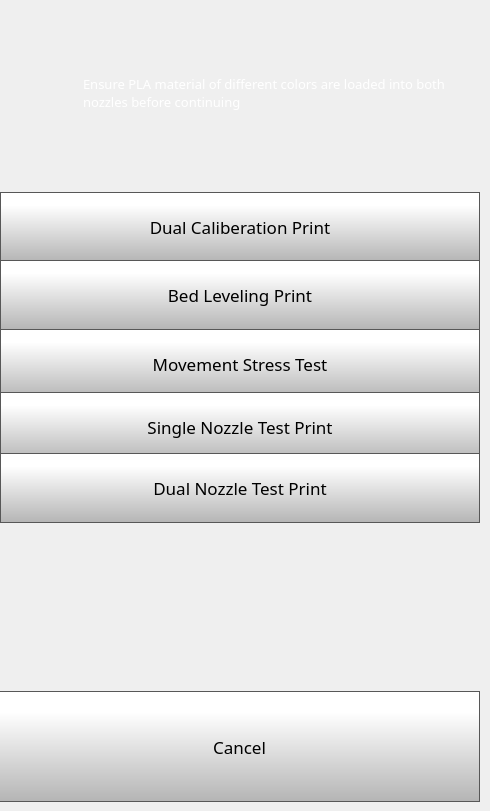
    <widget class="QWidget" name="testPrintsPage2">
     <widget class="QPushButton" name="testPrintsCancelButton">
      <property name="geometry">
       <rect>
        <x>-1</x>
        <y>691</y>
        <width>481</width>
        <height>111</height>
       </rect>
      </property>
      <property name="minimumSize">
       <size>
        <width>0</width>
        <height>0</height>
       </size>
      </property>
      <property name="font">
       <font>
        <family>Gotham Light</family>
        <pointsize>13</pointsize>
       </font>
      </property>
      <property name="styleSheet">
       <string notr="true">QPushButton {
     border: 1px solid rgb(87, 87, 87);
	background-color: qlineargradient(spread:pad, x1:0, y1:1, x2:0, y2:0.188, stop:0 rgba(180, 180, 180, 255), stop:1 rgba(255, 255, 255, 255));


}

QPushButton:pressed {
    background-color: qlineargradient(x1: 0, y1: 0, x2: 0, y2: 1,
                                      stop: 0 #dadbde, stop: 1 #f6f7fa);
}

QPushButton:flat {
    border: none; /* no border for a flat push button */
}

QPushButton:default {
    border-color: navy; /* make the default button prominent */
}</string>
      </property>
      <property name="text">
       <string>Cancel</string>
      </property>
      <property name="iconSize">
       <size>
        <width>50</width>
        <height>50</height>
       </size>
      </property>
      <property name="checkable">
       <bool>false</bool>
      </property>
      <property name="autoDefault">
       <bool>false</bool>
      </property>
      <property name="default">
       <bool>false</bool>
      </property>
      <property name="flat">
       <bool>false</bool>
      </property>
     </widget>
     <widget class="QPushButton" name="dualCaliberationPrintButton">
      <property name="geometry">
       <rect>
        <x>0</x>
        <y>192</y>
        <width>480</width>
        <height>70</height>
       </rect>
      </property>
      <property name="minimumSize">
       <size>
        <width>0</width>
        <height>70</height>
       </size>
      </property>
      <property name="font">
       <font>
        <family>Gotham</family>
        <pointsize>13</pointsize>
       </font>
      </property>
      <property name="styleSheet">
       <string notr="true">QPushButton {
     border: 1px solid rgb(87, 87, 87);
	background-color: qlineargradient(spread:pad, x1:0, y1:1, x2:0, y2:0.188, stop:0 rgba(180, 180, 180, 255), stop:1 rgba(255, 255, 255, 255));


}

QPushButton:pressed {
    background-color: qlineargradient(x1: 0, y1: 0, x2: 0, y2: 1,
                                      stop: 0 #dadbde, stop: 1 #f6f7fa);
}

QPushButton:flat {
    border: none; /* no border for a flat push button */
}

QPushButton:default {
    border-color: navy; /* make the default button prominent */
}

QPushButton:focus {
	outline: none;
}</string>
      </property>
      <property name="text">
       <string>Dual Caliberation Print</string>
      </property>
      <property name="iconSize">
       <size>
        <width>40</width>
        <height>40</height>
       </size>
      </property>
     </widget>
     <widget class="QPushButton" name="bedLevelPrintButton">
      <property name="geometry">
       <rect>
        <x>0</x>
        <y>260</y>
        <width>480</width>
        <height>70</height>
       </rect>
      </property>
      <property name="minimumSize">
       <size>
        <width>0</width>
        <height>70</height>
       </size>
      </property>
      <property name="font">
       <font>
        <family>Gotham</family>
        <pointsize>13</pointsize>
       </font>
      </property>
      <property name="styleSheet">
       <string notr="true">QPushButton {
     border: 1px solid rgb(87, 87, 87);
	background-color: qlineargradient(spread:pad, x1:0, y1:1, x2:0, y2:0.188, stop:0 rgba(180, 180, 180, 255), stop:1 rgba(255, 255, 255, 255));


}

QPushButton:pressed {
    background-color: qlineargradient(x1: 0, y1: 0, x2: 0, y2: 1,
                                      stop: 0 #dadbde, stop: 1 #f6f7fa);
}

QPushButton:flat {
    border: none; /* no border for a flat push button */
}

QPushButton:default {
    border-color: navy; /* make the default button prominent */
}

QPushButton:focus {
	outline: none;
}</string>
      </property>
      <property name="text">
       <string>Bed Leveling Print</string>
      </property>
      <property name="iconSize">
       <size>
        <width>40</width>
        <height>40</height>
       </size>
      </property>
     </widget>
     <widget class="QPushButton" name="movementTestPrintButton">
      <property name="geometry">
       <rect>
        <x>0</x>
        <y>329</y>
        <width>480</width>
        <height>70</height>
       </rect>
      </property>
      <property name="minimumSize">
       <size>
        <width>0</width>
        <height>70</height>
       </size>
      </property>
      <property name="font">
       <font>
        <family>Gotham</family>
        <pointsize>13</pointsize>
       </font>
      </property>
      <property name="styleSheet">
       <string notr="true">QPushButton {
     border: 1px solid rgb(87, 87, 87);
	background-color: qlineargradient(spread:pad, x1:0, y1:1, x2:0, y2:0.188, stop:0 rgba(180, 180, 180, 255), stop:1 rgba(255, 255, 255, 255));


}

QPushButton:pressed {
    background-color: qlineargradient(x1: 0, y1: 0, x2: 0, y2: 1,
                                      stop: 0 #dadbde, stop: 1 #f6f7fa);
}

QPushButton:flat {
    border: none; /* no border for a flat push button */
}

QPushButton:default {
    border-color: navy; /* make the default button prominent */
}

QPushButton:focus {
	outline: none;
}</string>
      </property>
      <property name="text">
       <string>Movement Stress Test</string>
      </property>
      <property name="iconSize">
       <size>
        <width>40</width>
        <height>40</height>
       </size>
      </property>
     </widget>
     <widget class="QPushButton" name="singleNozzlePrintButton">
      <property name="geometry">
       <rect>
        <x>0</x>
        <y>392</y>
        <width>480</width>
        <height>70</height>
       </rect>
      </property>
      <property name="minimumSize">
       <size>
        <width>0</width>
        <height>70</height>
       </size>
      </property>
      <property name="font">
       <font>
        <family>Gotham</family>
        <pointsize>13</pointsize>
       </font>
      </property>
      <property name="styleSheet">
       <string notr="true">QPushButton {
     border: 1px solid rgb(87, 87, 87);
	background-color: qlineargradient(spread:pad, x1:0, y1:1, x2:0, y2:0.188, stop:0 rgba(180, 180, 180, 255), stop:1 rgba(255, 255, 255, 255));


}

QPushButton:pressed {
    background-color: qlineargradient(x1: 0, y1: 0, x2: 0, y2: 1,
                                      stop: 0 #dadbde, stop: 1 #f6f7fa);
}

QPushButton:flat {
    border: none; /* no border for a flat push button */
}

QPushButton:default {
    border-color: navy; /* make the default button prominent */
}

QPushButton:focus {
	outline: none;
}</string>
      </property>
      <property name="text">
       <string>Single Nozzle Test Print</string>
      </property>
      <property name="iconSize">
       <size>
        <width>40</width>
        <height>40</height>
       </size>
      </property>
     </widget>
     <widget class="QPushButton" name="dualNozzlePrintButton">
      <property name="geometry">
       <rect>
        <x>0</x>
        <y>453</y>
        <width>480</width>
        <height>70</height>
       </rect>
      </property>
      <property name="minimumSize">
       <size>
        <width>0</width>
        <height>70</height>
       </size>
      </property>
      <property name="font">
       <font>
        <family>Gotham</family>
        <pointsize>13</pointsize>
       </font>
      </property>
      <property name="styleSheet">
       <string notr="true">QPushButton {
     border: 1px solid rgb(87, 87, 87);
	background-color: qlineargradient(spread:pad, x1:0, y1:1, x2:0, y2:0.188, stop:0 rgba(180, 180, 180, 255), stop:1 rgba(255, 255, 255, 255));


}

QPushButton:pressed {
    background-color: qlineargradient(x1: 0, y1: 0, x2: 0, y2: 1,
                                      stop: 0 #dadbde, stop: 1 #f6f7fa);
}

QPushButton:flat {
    border: none; /* no border for a flat push button */
}

QPushButton:default {
    border-color: navy; /* make the default button prominent */
}

QPushButton:focus {
	outline: none;
}</string>
      </property>
      <property name="text">
       <string>Dual Nozzle Test Print</string>
      </property>
      <property name="iconSize">
       <size>
        <width>40</width>
        <height>40</height>
       </size>
      </property>
     </widget>
     <widget class="QLabel" name="tool0Label_4">
      <property name="geometry">
       <rect>
        <x>18</x>
        <y>67</y>
        <width>50</width>
        <height>50</height>
       </rect>
      </property>
      <property name="font">
       <font>
        <family>Gotham Medium</family>
        <pointsize>14</pointsize>
        <weight>50</weight>
        <bold>false</bold>
        <underline>false</underline>
        <strikeout>false</strikeout>
       </font>
      </property>
      <property name="styleSheet">
       <string notr="true">
   color:  white;</string>
      </property>
      <property name="text">
       <string/>
      </property>
      <property name="pixmap">
       <pixmap>templates/img/exclamation-mark.png</pixmap>
      </property>
      <property name="scaledContents">
       <bool>true</bool>
      </property>
     </widget>
     <widget class="QLabel" name="calibrateLabel_5">
      <property name="geometry">
       <rect>
        <x>83</x>
        <y>45</y>
        <width>388</width>
        <height>96</height>
       </rect>
      </property>
      <property name="font">
       <font>
        <family>Gotham</family>
        <pointsize>10</pointsize>
        <weight>50</weight>
        <bold>false</bold>
       </font>
      </property>
      <property name="styleSheet">
       <string notr="true">color: rgb(255, 255, 255);</string>
      </property>
      <property name="text">
       <string>Ensure PLA material of different colors are loaded into both nozzles before continuing </string>
      </property>
      <property name="scaledContents">
       <bool>false</bool>
      </property>
      <property name="wordWrap">
       <bool>true</bool>
      </property>
     </widget>
    </widget>
